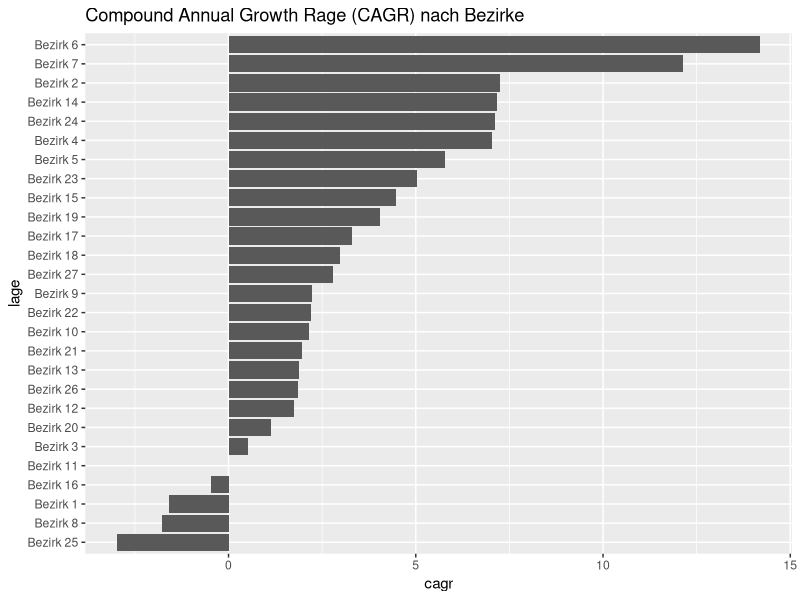
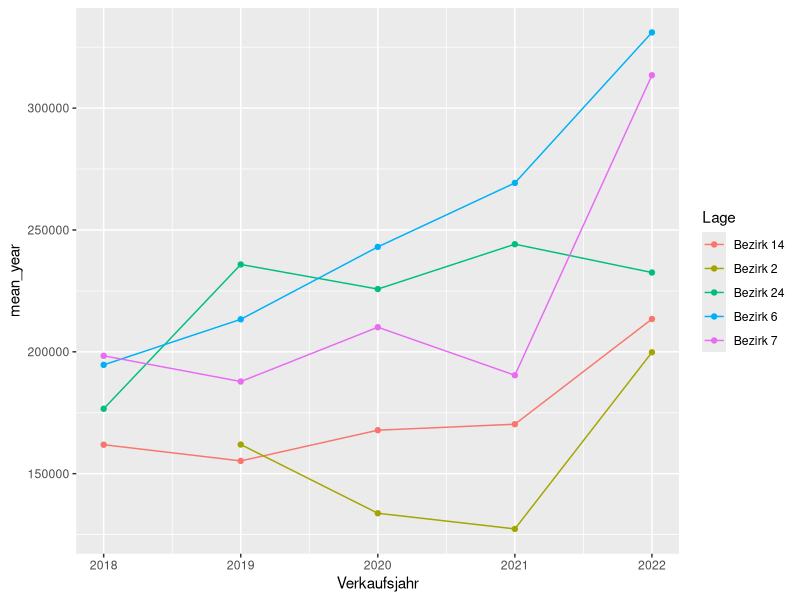
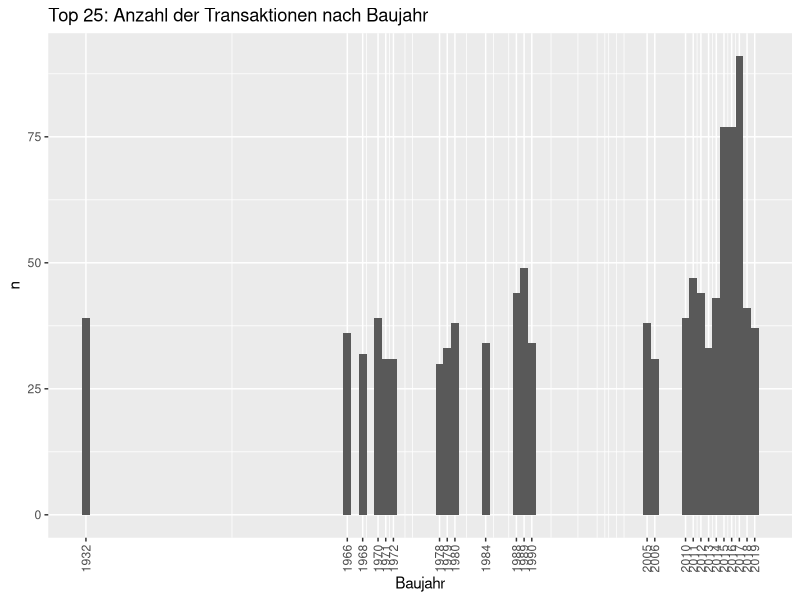
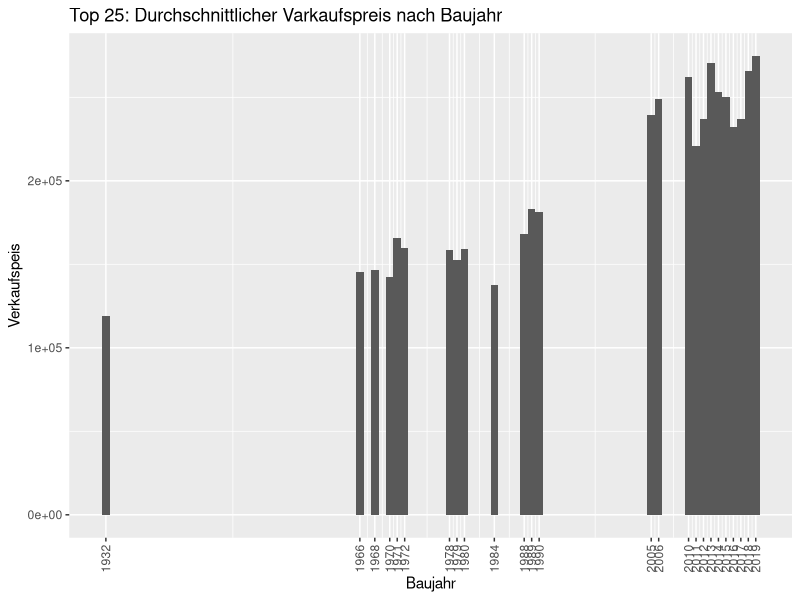

Generate these figures, in order, with R:
## ---- chunk 1
# Import der Daten 
df_immobilien <- read.csv(file="Dataset/data_for_training.csv", sep=";")
print(paste("Shape: (", nrow(df_immobilien), ",", ncol(df_immobilien), ")"))
## ---- chunk 2
# Beschreibung des Datensatzes
head(df_immobilien)
## ---- chunk 3
str(df_immobilien)
## ---- chunk 4
library(skimr)
skim(df_immobilien)
## ---- chunk 5
cat_cols <- c("Ausbaustufe", "Gesamteindruck", "Kellerhoehe", "Kellertyp", "Lage")
for(cat_col in cat_cols) {
  print(paste("Unique values of ", cat_col, ":"))
  print(unique(df_immobilien[cat_col])[, cat_col])
}
## ---- chunk 6
# Umbennenung kategorische Werte
df_immobilien["Kellerhoehe"][df_immobilien["Kellerhoehe"] == "0"] <- "Kein Keller"
df_immobilien["Kellertyp"][df_immobilien["Kellertyp"] == "0"] <- "Kein Keller"
# Entfernen outlier Lage
df_immobilien <- df_immobilien[df_immobilien["Lage"] != "0", ]
## ---- chunk 7
df_immobilien$Ausbaustufe <- factor(df_immobilien[, "Ausbaustufe"])
df_immobilien$Gesamteindruck <- factor(df_immobilien[, "Gesamteindruck"])
df_immobilien$Kellerhoehe <- factor(df_immobilien[, "Kellerhoehe"])
df_immobilien$Kellertyp <- factor(df_immobilien[, "Kellertyp"])
df_immobilien$Lage <- factor(df_immobilien[, "Lage"])
## ---- chunk 8
data.frame(unclass(summary(df_immobilien)), check.names = FALSE, stringsAsFactors = FALSE)
## ---- chunk 9
# Entfernen von Immobilien mit ungültigem Baujahr
df_immobilien <- df_immobilien[df_immobilien["Baujahr"] <= df_immobilien["Umgebaut"], ]
# QM bei nicht bestehendem OG
df_immobilien <- df_immobilien[(df_immobilien["OG_qm"] > 0) & ((df_immobilien["Ausbaustufe"] == "2 Ebenen") | (df_immobilien["Ausbaustufe"] == "3 Ebenen")) | (df_immobilien["OG_qm"] == 0) & (df_immobilien["Ausbaustufe"] == "1 Ebene"), ]
# Bestehende Garage mit keinen QM
df_immobilien <- df_immobilien[(df_immobilien["Garage_qm"] > 0) & (df_immobilien["Garagen"] > 0), ]
# kein bestehender Keller trotz befüllter Keller Features
df_immobilien <- df_immobilien[((df_immobilien["Kellerhoehe"] == "Kein  Keller") & ((df_immobilien["Keller_Typ_qm"] == 0) | (df_immobilien["Keller_qm"] == 0) |(df_immobilien["Kellertyp"] == "Kein Keller") | (df_immobilien["BaederKG"] == 0)) | (df_immobilien["Kellerhoehe"] != "Kein Keller")), ]
## ---- chunk 10
# Berechnen der Compound annual growth rate
max_year <- max(df_immobilien$Verkaufsjahr)
min_year <- min(df_immobilien$Verkaufsjahr)
n = max_year - min_year
# group mean per year
library(dplyr)
df_immobilien_grouped_lage <- df_immobilien %>% group_by(Lage, Verkaufsjahr) %>% summarise(mean_year=mean(Z_Verkaufspreis))

cagr <- c()
for (bezirk in levels(df_immobilien_grouped_lage$Lage)) {
  min_year = min(df_immobilien_grouped_lage[df_immobilien_grouped_lage["Lage"] == bezirk, ]$Verkaufsjahr)
  max_year = max(df_immobilien_grouped_lage[df_immobilien_grouped_lage["Lage"] == bezirk, ]$Verkaufsjahr)
  growth <- ((df_immobilien_grouped_lage[(df_immobilien_grouped_lage["Lage"] == bezirk & df_immobilien_grouped_lage["Verkaufsjahr"] == max_year), ]$mean_year / df_immobilien_grouped_lage[(df_immobilien_grouped_lage["Lage"] == bezirk & df_immobilien_grouped_lage["Verkaufsjahr"] == min_year), ]$mean_year)**(1/(max_year-min_year))-1)*100
  cagr <- append(cagr, growth)
}
lage <- levels(df_immobilien_grouped_lage$Lage)
df_cagr_lage <- tibble(lage, cagr)
## ---- chunk 11
library(ggplot2)
p <- ggplot(df_cagr_lage, aes(reorder(lage, cagr), cagr))+geom_col( width = 0.9)+labs(x="lage",title="Compound Annual Growth Rage (CAGR) nach Bezirke")
p <- p + coord_flip()
p
## ---- chunk 12
df_cagr_lage <- arrange(df_cagr_lage, cagr)

p <- ggplot(data=filter(df_immobilien_grouped_lage, Lage %in% tail(df_cagr_lage, 5)$lage), aes(x=Verkaufsjahr, y=mean_year, group=Lage, color=Lage))+geom_point()+geom_line()
p
## ---- chunk 13
df_immobilien_grouped_Baujahr <- df_immobilien %>% group_by(Baujahr) %>% tally()
df_immobilien_grouped_Baujahr <- arrange(df_immobilien_grouped_Baujahr, n)
p <- ggplot(tail(df_immobilien_grouped_Baujahr, 25), aes(Baujahr, n))+geom_col( width = 1)+labs(x="Baujahr",title="Top 25: Anzahl der Transaktionen nach Baujahr")+theme(axis.text.x = element_text(angle = 90, vjust = 0.5, hjust=1))+scale_x_continuous("Baujahr", labels = as.character(tail(df_immobilien_grouped_Baujahr, 25)$Baujahr), breaks = tail(df_immobilien_grouped_Baujahr, 25)$Baujahr)
p
## ---- chunk 14
df_immobilien_grouped_Baujahr_preis <- filter(df_immobilien, Baujahr %in% tail(df_immobilien_grouped_Baujahr, 25)$Baujahr) %>% group_by(Baujahr) %>% summarise(mean_Baujahr=mean(Z_Verkaufspreis))
## ---- chunk 15
p <- ggplot(df_immobilien_grouped_Baujahr_preis, aes(Baujahr, mean_Baujahr))+geom_col( width = 1)+labs(x="Baujahr", y="Verkaufspeis",title="Top 25: Durchschnittlicher Varkaufspreis nach Baujahr")+theme(axis.text.x = element_text(angle = 90, vjust = 0.5, hjust=1))+scale_x_continuous("Baujahr", labels = as.character(tail(df_immobilien_grouped_Baujahr_preis, 25)$Baujahr), breaks = tail(df_immobilien_grouped_Baujahr_preis, 25)$Baujahr)
p
